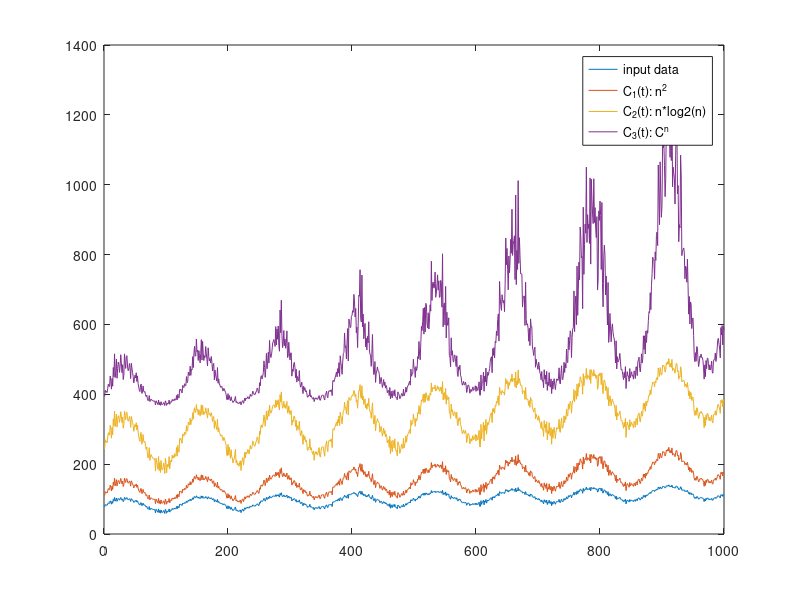

MATLAB code to generate this figure:
%% Execution Time Generator
% Generat Execution Time from A Parametric Model
% C(t) = f(size_of_data(t))

%% Project configuration
clc
clf
clear

format long;

%% Main
SAMPLING_NUM = 1000;
NOISE_MEAN = 0;    % white noise
NOISE_VAR = 10;    % variance

noise_std = randn(1, SAMPLING_NUM); 
noise_std = noise_std / std(noise_std); 
noise_std = noise_std - mean(noise_std);
noise = NOISE_MEAN + sqrt(NOISE_VAR) * noise_std; 

% input data
t = 1:1000;
d = ((sin(t./20) + t.*0.002) .* 20) + 80 + noise;

plot(d);
hold on;

C_i = 0.01 * d .^ 2 + 50;
C_i2 = 0.5 * d .* log2(d);
C_i3 = 1.05 .^d + 350;

plot(C_i);
plot(C_i2);
plot(C_i3);

legend('input data', 'C_1(t): n^2', 'C_2(t): n*log2(n)', 'C_3(t): C^n');

%% Seasonal Naive Approach
y = zeros(1,1000);
y(1:200) = d(1:200);
T = 127;

for h = 1:600
    k = ceil((h - 1)/T + 0.1);
    y(200 + h) = y(200 + h - k*T);
end

%plot(y);
